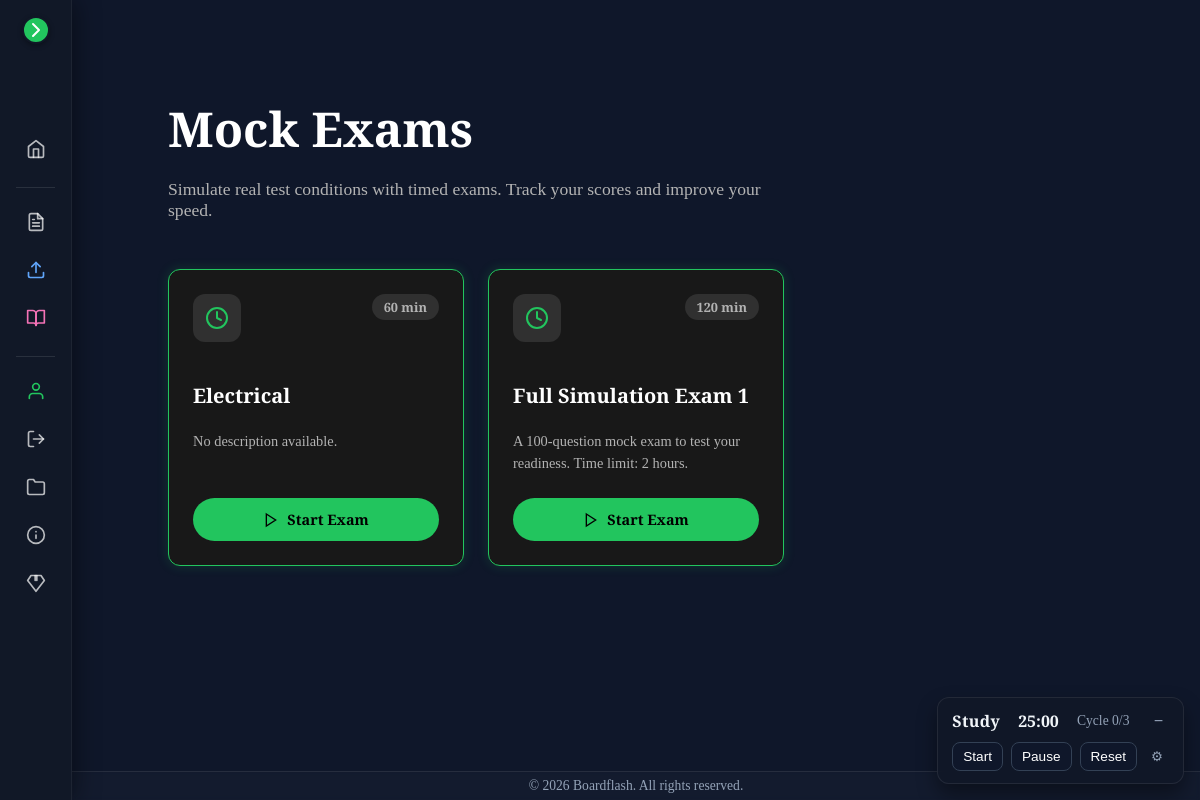
The page /exams/ (signed in) on the database its author committed.
### review/models.py (models this page shows, shortened)
class MockExam(models.Model):
    id = models.UUIDField(primary_key=True, default=uuid.uuid4, editable=False)
    title = models.CharField(max_length=255)
    description = models.TextField(blank=True)
    duration_minutes = models.PositiveIntegerField(default=60, validators=[MinValueValidator(1)])
    is_premium = models.BooleanField(default=True, db_index=True)
    questions = models.ManyToManyField(Question, related_name="mock_exams", blank=True)
    exam_file = models.FileField(upload_to="mock_exams/%Y/%m/%d/", blank=True, null=True, validators=[validate_file_max_size, validate_file_allowed_extensions])
    is_private = models.BooleanField(default=False, db_index=True, help_text="If True, only allowed users can see this exam.")
    allowed_users = models.ManyToManyField(User, blank=True, related_name="allowed_exams")
    metadata = JSONField(blank=True, null=True)
    created_at = models.DateTimeField(auto_now_add=True)
    updated_at = models.DateTimeField(auto_now=True)
    class Meta:
        ordering = ("-created_at",)
        indexes = [
            Index(fields=["is_premium"]),
            Index(fields=["duration_minutes"]),
            Index(fields=["is_private"]),
        ]
        verbose_name = _("Mock Exam")
        verbose_name_plural = _("Mock Exams")

### review/views.py (the view)
# urls.py: path("exams/", views.mock_exams, name="mock_exams"),
def mock_exams(request):
    if not request.user.is_authenticated:
        return redirect("review:pricing")
    base_qs = MockExam.objects.all().order_by("-created_at")
    if request.user.is_authenticated:
        from django.db.models import Q
        exams = base_qs.filter(
            Q(allowed_users=request.user) |
            (Q(is_private=False) & Q(allowed_users__isnull=True))
        ).distinct()
    else:
        exams = base_qs.filter(is_private=False)
    is_premium = UserAccess.user_has_valid_access(request.user)
    context = {
        "exams": exams,
        "is_premium": is_premium,
    }
    return render(request, "review/mock_exams.html", context)

### review/models.py (called while the page is built)
    @staticmethod
    def user_has_valid_access(user: Optional[User]) -> bool:
        if not user or not getattr(user, "is_authenticated", False):
            return False
        return True

### review/templates/review/mock_exams.html (shortened to what this page needs)
{% extends "review/base.html" %}
{% load static %}
{% block content %}
<div class="content-container" style="padding: 32px 48px; color: #fff;">
  <div class="header-section" style="margin-bottom: 48px;">
    <h1 style="font-size: 3rem; font-weight: 800; margin-bottom: 16px;">Mock Exams</h1>
    <p style="color: #b3b3b3; font-size: 1.1rem; max-width: 600px;">
      Simulate real test conditions with timed exams.
      Track your scores and improve your speed.
    </p>
  </div>
  <div class="exams-grid" style="display: grid; grid-template-columns: repeat(auto-fill, minmax(280px, 1fr)); gap: 24px;">
    {% for exam in exams %}
      <div class="exam-card">
        <div class="exam-header" style="display: flex; justify-content: space-between; align-items: flex-start; margin-bottom: 20px;">
          <div class="exam-icon" style="width: 48px; height: 48px; background: rgba(255,255,255,0.1); border-radius: 12px; display: flex; align-items: center; justify-content: center; color: var(--accent);">
             <svg width="24" height="24" viewBox="0 0 24 24" fill="none" stroke="currentColor" stroke-width="2" stroke-linecap="round" stroke-linejoin="round"><circle cx="12" cy="12" r="10"></circle><polyline points="12 6 12 12 16 14"></polyline></svg>
          </div>
          <span class="exam-duration" style="background: rgba(255,255,255,0.1); padding: 4px 12px; border-radius: 20px; font-size: 0.8rem; font-weight: 600; color: #b3b3b3;">
            {{ exam.duration_minutes }} min
          </span>
        </div>
        <h3 style="font-size: 1.25rem; font-weight: 700; margin-bottom: 8px; color: #fff;">{{ exam.title }}</h3>
        <p style="color: #b3b3b3; font-size: 0.9rem; margin-bottom: 24px; line-height: 1.5; flex-grow: 1;">
          {{ exam.description|default:"No description available."|truncatechars:80 }}
        </p>
        {% if exam.is_premium and not is_premium %}
          <a href="{% url 'review:pricing' %}" class="btn-lock" style="background: rgba(255,255,255,0.1); color: #fff; width: 100%; padding: 12px; border: none; border-radius: 50px; cursor: pointer; display: flex; align-items: center; justify-content: center; gap: 8px; text-decoration: none; font-weight: 600; font-size: 0.9rem; transition: background 0.2s;">
             <svg width="16" height="16" viewBox="0 0 24 24" fill="none" stroke="currentColor" stroke-width="2"><rect x="3" y="11" width="18" height="11" rx="2" ry="2"></rect><path d="M7 11V7a5 5 0 0 1 10 0v4"></path></svg>
             Unlock Premium
          </a>
        {% else %}
          <a href="{% url 'review:take_mock_exam' exam.id %}" class="btn-start" style="background: var(--accent); color: #000; width: 100%; padding: 12px; border: none; border-radius: 50px; cursor: pointer; display: flex; align-items: center; justify-content: center; gap: 8px; text-decoration: none; font-weight: 700; font-size: 0.9rem; transition: transform 0.2s;">
             <svg width="16" height="16" viewBox="0 0 24 24" fill="none" stroke="currentColor" stroke-width="2"><polygon points="5 3 19 12 5 21 5 3"></polygon></svg>
             Start Exam
          </a>
        {% endif %}
      </div>
    {% endfor %}
  </div>
</div>
{% endblock %}

### review/static/review/css/main.css (style rules this page uses)
:root { --bg: #0f172a; --card: #1e293b; --text: #f1f5f9; --muted: #94a3b8; --accent: #22c55e; --accent-hover: #4ade80; --danger: #ef4444; --border: rgba(255,255,255,0.08); --shadow: 0 10px 15px -3px rgba(0,0,0,0.5), 0 4px 6px -2px rgba(0,0,0,0.3); --sidebar-width: 260px; }
* { box-sizing: border-box; }
html, body { height: 100%; }
body { margin: 0; background: var(--bg); color: var(--text); font-family: 'Libre Baskerville', serif; }
a { color: var(--text); text-decoration: none; }

### review/templates/review/mock_exams.html (style rules this page uses)
.exam-card { background: #181818; border-radius: 12px; padding: 24px; transition: all 0.3s ease; position: relative; display: flex; flex-direction: column; border: 1px solid var(--accent); box-shadow: 0 0 12px rgba(29, 185, 84, 0.2); }

### rows shown on the page
MockExam: duration_minutes "60", title "Electrical", description "No description available.", is_premium "Start Exam"
MockExam: duration_minutes "120", title "Full Simulation Exam 1", description "A 100-question mock exam to test your readiness. Time limit: 2 hours.", is_premium "Start Exam"
